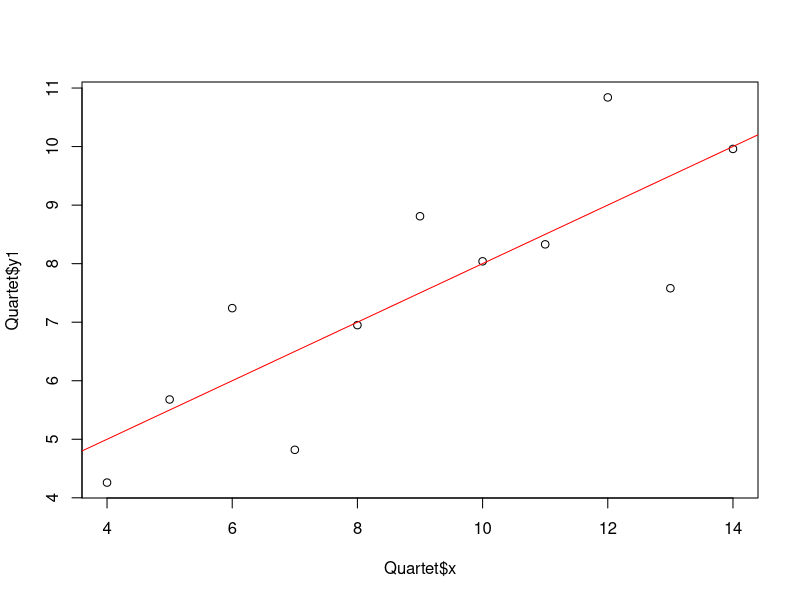
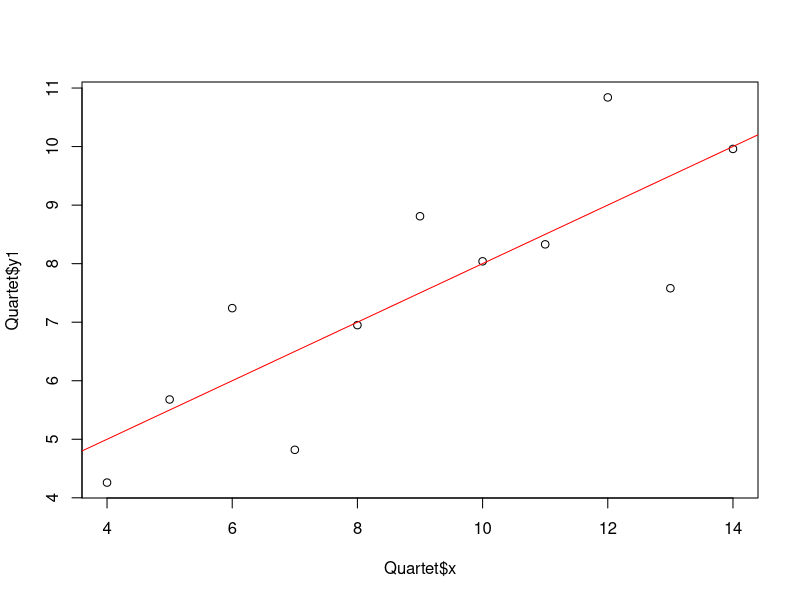

Write the R code that produced these figures, in order.
library ( e1071     )
library ( tidyverse )
library ( reshape2  )
library ( stringr   )
library ( party     )
library ( ggplot2   )
library (  car      )

data ( mtcars )

mode = function ( x ) {
   temp = table ( x )
   names ( temp ) [ temp == max ( temp ) ]
}

data ( Quartet )

str ( Quartet )

plot ( Quartet $ x , Quartet $ y1 )

lmfit = lm ( y1 ~ x , Quartet )

abline ( lmfit , col="red" )

lmfit

plot ( Quartet $ x , Quartet $ y1 )

lmfit2 = lsfit ( Quartet $ x , Quartet $ y1 )

abline ( lmfit2 , col="red" )

print ( 'different way to call lm: lsfit' ) # lmfit2

summary ( lmfit )
